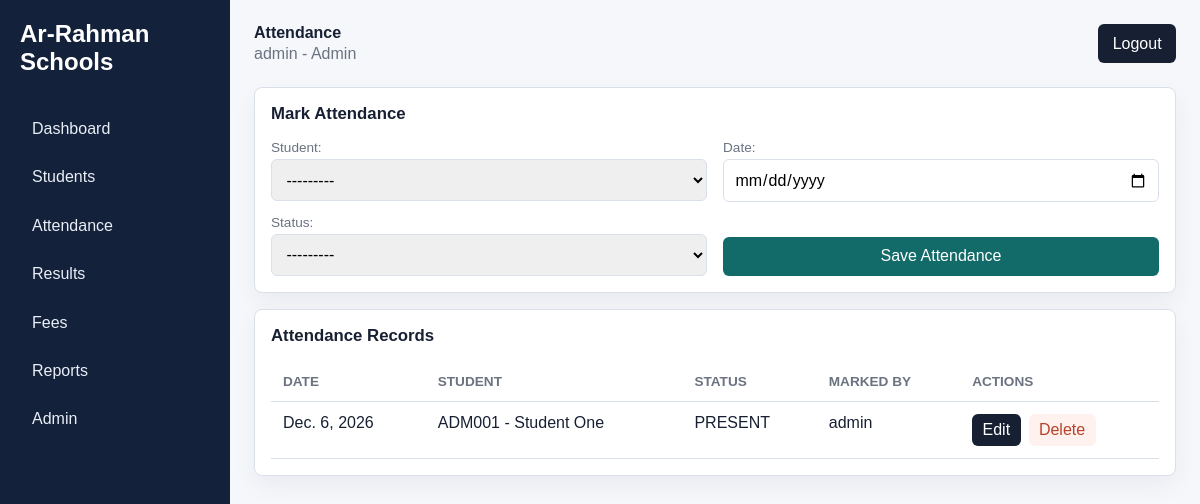
The page /attendance/ (signed in) on the database its author committed.
### accounts/models.py (models this page shows)
class User(AbstractUser):
    class Role(models.TextChoices):
        ADMIN = "ADMIN", "Admin"
        TEACHER = "TEACHER", "Teacher"
        STUDENT = "STUDENT", "Student"
    role = models.CharField(max_length=20, choices=Role.choices, default=Role.STUDENT)
    @property
    def is_admin_role(self):
        return self.role == self.Role.ADMIN or self.is_superuser
    @property
    def is_teacher_role(self):
        return self.role == self.Role.TEACHER
    @property
    def is_student_role(self):
        return self.role == self.Role.STUDENT

### academics/models.py (models this page shows, shortened)
class Attendance(models.Model):
    class Status(models.TextChoices):
        PRESENT = "PRESENT", "Present"
        ABSENT = "ABSENT", "Absent"
        LATE = "LATE", "Late"
    student = models.ForeignKey(StudentProfile, on_delete=models.CASCADE, related_name="attendance")
    date = models.DateField()
    status = models.CharField(max_length=20, choices=Status.choices)
    marked_by = models.ForeignKey(settings.AUTH_USER_MODEL, on_delete=models.SET_NULL, null=True, blank=True)
    class Meta:
        unique_together = ("student", "date")
        ordering = ["-date", "student__admission_no"]

class StudentProfile(models.Model):
    user = models.OneToOneField(settings.AUTH_USER_MODEL, on_delete=models.CASCADE, related_name="student_profile")
    admission_no = models.CharField(max_length=30, unique=True)
    school_class = models.ForeignKey(SchoolClass, on_delete=models.PROTECT, related_name="students")
    guardian_name = models.CharField(max_length=120)
    guardian_phone = models.CharField(max_length=30)
    date_of_birth = models.DateField(null=True, blank=True)
    address = models.TextField(blank=True)
    active = models.BooleanField(default=True)
    class Meta:
        ordering = ["school_class__name", "admission_no"]
    def __str__(self):
        return f"{self.admission_no} - {self.user.get_full_name() or self.user.username}"

### academics/views.py (the view, shortened to what this page needs)
# urls.py: path("attendance/", views.attendance, name="attendance"),
@login_required
def attendance(request):
    form = AttendanceForm(user=request.user)
    context = {
        "attendance": role_queryset(request.user, Attendance.objects.select_related("student", "student__user", "marked_by")),
        "form": form,
        "can_create": can_manage(request.user),
    }
    return render(request, "academics/attendance.html", context)

### academics/forms.py
class AttendanceForm(forms.ModelForm):
    def __init__(self, *args, user=None, **kwargs):
        super().__init__(*args, **kwargs)
        if user and getattr(user, "is_teacher_role", False):
            self.fields["student"].queryset = StudentProfile.objects.filter(school_class_id__in=teacher_class_ids(user))
    class Meta:
        model = Attendance
        fields = ["student", "date", "status"]
        widgets = {"date": forms.DateInput(attrs={"type": "date"})}

### academics/views.py (called while the page is built, shortened)
def role_queryset(user, queryset):
    model = queryset.model
    if user.is_superuser or user.role == User.Role.ADMIN:
        return queryset

def can_manage(user):
    return user.is_superuser or user.role in [User.Role.ADMIN, User.Role.TEACHER]

### templates/academics/attendance.html
{% extends "base.html" %}
{% block page_title %}Attendance{% endblock %}
{% block content %}
{% if can_create %}<section class="panel form-panel"><h2>Mark Attendance</h2><form method="post">{% csrf_token %}{{ form.as_p }}<button class="primary">Save Attendance</button></form></section>{% endif %}
<section class="panel"><h2>Attendance Records</h2><table><tr><th>Date</th><th>Student</th><th>Status</th><th>Marked By</th>{% if can_create %}<th>Actions</th>{% endif %}</tr>
{% for item in attendance %}<tr><td>{{ item.date }}</td><td>{{ item.student }}</td><td>{{ item.status }}</td><td>{{ item.marked_by|default:"-" }}</td>{% if can_create %}<td class="actions"><a class="button compact" href="{% url 'attendance_edit' item.pk %}">Edit</a><a class="button compact danger-link" href="{% url 'attendance_delete' item.pk %}">Delete</a></td>{% endif %}</tr>{% empty %}<tr><td colspan="{% if can_create %}5{% else %}4{% endif %}">No attendance found.</td></tr>{% endfor %}
</table></section>
{% endblock %}

### templates/base.html (shortened to what this page needs)
{% load static %}
<!doctype html>
<html lang="en">
<head>
  <link rel="stylesheet" href="{% static 'css/styles.css' %}">
</head>
<body>
  <aside class="sidebar">
    <div class="brand">Ar-Rahman Schools</div>
    <nav>
      <a href="{% url 'dashboard' %}">Dashboard</a>
      <a href="{% url 'students' %}">Students</a>
      <a href="{% url 'attendance' %}">Attendance</a>
      <a href="{% url 'results' %}">Results</a>
      <a href="{% url 'fees' %}">Fees</a>
      <a href="{% url 'reports' %}">Reports</a>
      {% if user.is_admin_role %}<a href="/admin/">Admin</a>{% endif %}
    </nav>
  </aside>
  <main class="main">
    <header class="topbar">
      <div>
        <strong>{% block page_title %}Dashboard{% endblock %}</strong>
        {% if user.is_authenticated %}<span>{{ user.get_full_name|default:user.username }} - {{ user.get_role_display }}</span>{% endif %}
      </div>
      {% if user.is_authenticated %}
        <form method="post" action="{% url 'logout' %}">{% csrf_token %}<button>Logout</button></form>
      {% endif %}
    </header>
    {% block content %}{% endblock %}
  </main>
</body>
</html>

### static/css/styles.css (style rules this page uses)
:root { --bg: #f5f7fb; --panel: #ffffff; --ink: #172033; --muted: #6b7280; --line: #d9e0ea; --brand: #126b68; --brand-dark: #0d4e4c; --accent: #b7422c; }
* { box-sizing: border-box; }
body { margin: 0; min-height: 100vh; display: flex; background: var(--bg); color: var(--ink); font-family: Arial, Helvetica, sans-serif; }
a { color: inherit; text-decoration: none; }
button, input, select, textarea { font: inherit; }
button { border: 0; border-radius: 6px; background: var(--ink); color: white; padding: 0.65rem 0.9rem; cursor: pointer; }
.button { border-radius: 6px; display: inline-flex; align-items: center; justify-content: center; background: var(--ink); color: white; min-height: 2.35rem; padding: 0.65rem 0.9rem; }
.button.compact { min-height: 2rem; padding: 0.45rem 0.65rem; }
.danger-link { background: #fff1ed; color: var(--accent); }
.primary { background: var(--brand); }
.sidebar { width: 230px; min-height: 100vh; background: #13213a; color: white; padding: 1.25rem; position: fixed; }
.brand { font-size: 1.5rem; font-weight: 800; margin-bottom: 2rem; }
.sidebar nav { display: grid; gap: 0.4rem; }
.sidebar a { border-radius: 6px; color: #e9eef7; padding: 0.75rem; }
.main { flex: 1; margin-left: 230px; padding: 1.5rem; }
.topbar { display: flex; justify-content: space-between; align-items: center; gap: 1rem; margin-bottom: 1.5rem; }
.topbar span { color: var(--muted); display: block; margin-top: 0.2rem; }
.metrics article, .panel, .login-panel { background: var(--panel); border: 1px solid var(--line); border-radius: 8px; box-shadow: 0 10px 25px rgba(17, 24, 39, 0.05); }
.panel { margin-bottom: 1rem; overflow: hidden; padding: 1rem; }
.panel h2 { font-size: 1.05rem; margin: 0 0 1rem; }
table { border-collapse: collapse; width: 100%; }
th, td { border-bottom: 1px solid var(--line); padding: 0.75rem; text-align: left; vertical-align: top; }
th { color: var(--muted); font-size: 0.85rem; text-transform: uppercase; }
.actions, .inline-actions, .form-actions { display: flex; align-items: center; gap: 0.5rem; flex-wrap: wrap; }
.form-panel form { display: grid; grid-template-columns: repeat(2, minmax(0, 1fr)); gap: 0.8rem 1rem; }
.form-panel p { margin: 0; }
.form-panel label { color: var(--muted); display: block; font-size: 0.85rem; margin-bottom: 0.25rem; }
.form-panel input, .form-panel select, .form-panel textarea, .login-panel input { border: 1px solid var(--line); border-radius: 6px; padding: 0.65rem; width: 100%; }
.form-panel button { align-self: end; }

### rows shown on the page
User: get_full_name "admin", role "Admin"
Attendance: date "Dec. 6, 2026", student "ADM001 - Student One", status "PRESENT", marked_by "admin"
